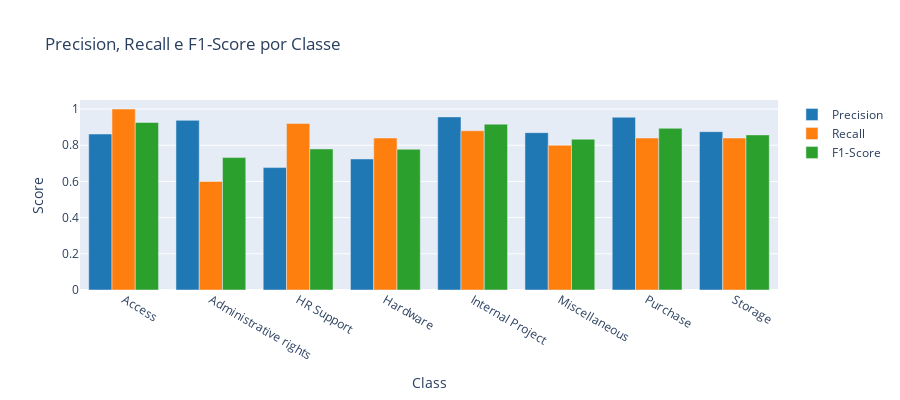

The cell this chart's notebook holds for it:
### Markdown cell above
### Métricas por Classe

O gráfico abaixo mostra precision, recall e F1-score para cada classe, facilitando a identificação visual de quais classes têm melhor/pior desempenho.

### Code cell
# Gráfico de métricas por classe
plot_per_class_metrics(y_true, y_pred, classes, title="Precision, Recall e F1-Score por Classe")

### Figure 1 — Plotly figure (JSON) as saved in the notebook; plotly's stock layout.template omitted (floating-point values rounded to 4 significant figures)
{"data": [{"marker": {"color": "#1f77b4"}, "name": "Precision", "type": "bar", "x": ["Access", "Administrative rights", "HR Support", "Hardware", "Internal Project", "Miscellaneous", "Purchase", "Storage"], "y": [0.8621, 0.9375, 0.6765, 0.7241, 0.9565, 0.8696, 0.9545, 0.875]}, {"marker": {"color": "#ff7f0e"}, "name": "Recall", "type": "bar", "x": ["Access", "Administrative rights", "HR Support", "Hardware", "Internal Project", "Miscellaneous", "Purchase", "Storage"], "y": [1.0, 0.6, 0.92, 0.84, 0.88, 0.8, 0.84, 0.84]}, {"marker": {"color": "#2ca02c"}, "name": "F1-Score", "type": "bar", "x": ["Access", "Administrative rights", "HR Support", "Hardware", "Internal Project", "Miscellaneous", "Purchase", "Storage"], "y": [0.9259, 0.7317, 0.7797, 0.7778, 0.9167, 0.8333, 0.8936, 0.8571]}], "layout": {"barmode": "group", "height": 400, "title": {"text": "Precision, Recall e F1-Score por Classe"}, "xaxis": {"title": {"text": "Class"}}, "yaxis": {"range": [0, 1.05], "title": {"text": "Score"}}}}
